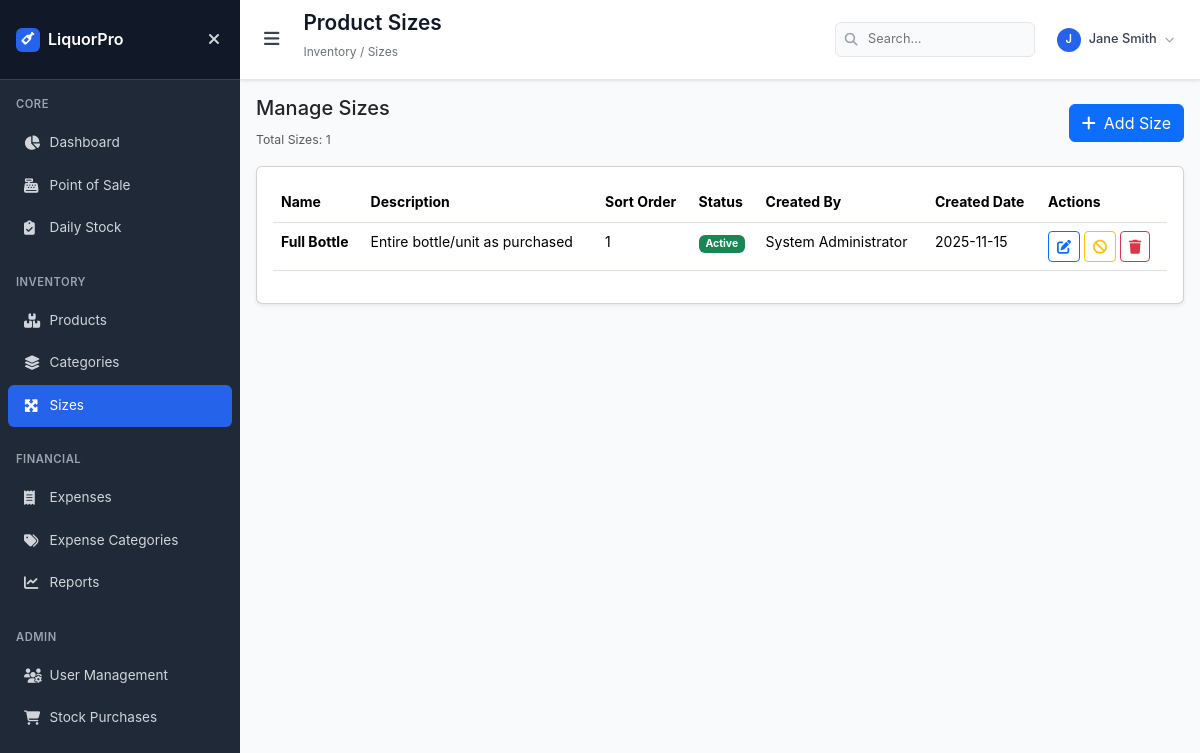
/sizes (signed in), run on an earlier commit of the app's database.
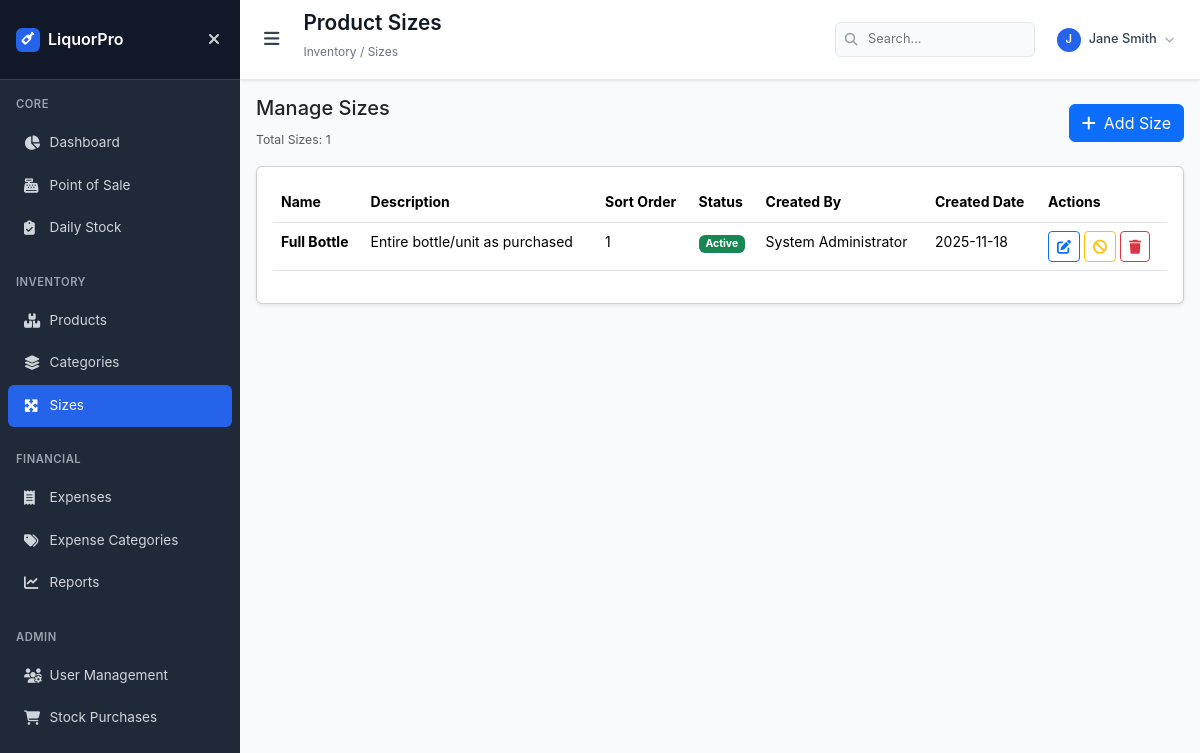
And on a later commit of the database.
### models.py (models this page shows, shortened)
class Size(db.Model):
    id = db.Column(db.Integer, primary_key=True)
    name = db.Column(db.String(20), unique=True, nullable=False, index=True)
    description = db.Column(db.String(100), nullable=True)
    sort_order = db.Column(db.Integer, default=0, index=True)
    is_active = db.Column(db.Boolean, default=True, index=True)
    created_at = db.Column(db.DateTime, default=datetime.utcnow)
    created_by = db.Column(db.Integer, db.ForeignKey('user.id'), nullable=True)
    creator = db.relationship('User', backref=db.backref('created_sizes', lazy=True))

class User(db.Model):
    id = db.Column(db.Integer, primary_key=True)
    username = db.Column(db.String(80), unique=True, nullable=False, index=True)
    email = db.Column(db.String(120), unique=True, nullable=False, index=True)
    password_hash = db.Column(db.String(128), nullable=False)
    full_name = db.Column(db.String(100), nullable=False)
    role = db.Column(db.String(20), nullable=False, default='attendant', index=True)
    is_active = db.Column(db.Boolean, default=True, index=True)
    created_at = db.Column(db.DateTime, default=datetime.utcnow)
    last_login = db.Column(db.DateTime)

### app.py (the view)
@app.route('/sizes')
@admin_required
def sizes():
    sizes = Size.query.order_by(Size.sort_order, Size.name).all()
    return render_template('sizes/sizes.html', sizes=sizes)

### app.py (called while the page is built)
def get_current_user():
    if 'user_id' in session:
        return db.session.get(User, session['user_id'])
    return None

def admin_required(f):
    @wraps(f)
    def decorated_function(*args, **kwargs):
        if 'user_id' not in session:
            flash('Please log in to access this page.', 'warning')
            return redirect(url_for('login'))
        user = db.session.get(User, session['user_id'])
        if not user or user.role not in ['admin', 'manager']:
            flash('Access denied. Admin privileges required.', 'error')
            return redirect(url_for('dashboard'))
        return f(*args, **kwargs)
    return decorated_function

@app.context_processor
def inject_user():
    return dict(current_user=get_current_user())

### templates/sizes/sizes.html (shortened to what this page needs)
{% extends "base.html" %}
{% block page_title %}Product Sizes{% endblock %}
{% block breadcrumb %}Inventory / Sizes{% endblock %}
{% block content %}
<div class="row mb-3">
    <div class="col-12">
        <div class="d-flex justify-content-between align-items-center">
            <div>
                <h5>Manage Sizes</h5>
                <small class="text-muted">Total Sizes: {{ sizes|length }}</small>
            </div>
            <a href="{{ url_for('add_size') }}" class="btn btn-primary">
                <i class="fas fa-plus me-2"></i>Add Size
            </a>
        </div>
    </div>
</div>
<div class="card shadow-sm">
    <div class="card-body">
        <div class="table-responsive">
            <table class="table table-hover">
                <thead>
                    <tr>
                        <th>Name</th>
                        <th>Description</th>
                        <th>Sort Order</th>
                        <th>Status</th>
                        <th>Created By</th>
                        <th>Created Date</th>
                        <th>Actions</th>
                    </tr>
                </thead>
                <tbody>
                    {% for size in sizes %}
                    <tr>
                        <td><strong>{{ size.name }}</strong></td>
                        <td>{{ size.description if size.description else '-' }}</td>
                        <td>{{ size.sort_order }}</td>
                        <td>
                            {% if size.is_active %}
                            <span class="badge bg-success">Active</span>
                            {% else %}
                            <span class="badge bg-secondary">Inactive</span>
                            {% endif %}
                        </td>
                        <td>{{ size.creator.full_name if size.creator else 'System' }}</td>
                        <td>{{ size.created_at.strftime('%Y-%m-%d') if size.created_at else 'N/A' }}</td>
                        <td>
                            <a href="{{ url_for('edit_size', size_id=size.id) }}" class="btn btn-sm btn-outline-primary" title="Edit">
                                <i class="fas fa-edit"></i>
                            </a>
                            <form method="POST" action="{{ url_for('toggle_size_status', size_id=size.id) }}" style="display: inline;">
                                {% if size.is_active %}
                                <button type="submit" class="btn btn-sm btn-outline-warning" title="Deactivate" onclick="return confirm('Deactivate this size?')">
                                    <i class="fas fa-ban"></i>
                                </button>
                                {% else %}
                                <button type="submit" class="btn btn-sm btn-outline-success" title="Activate" onclick="return confirm('Activate this size?')">
                                    <i class="fas fa-check"></i>
                                </button>
                                {% endif %}
                            </form>
                            <form method="POST" action="{{ url_for('delete_size', size_id=size.id) }}" style="display: inline;">
                                <button type="submit" class="btn btn-sm btn-outline-danger" title="Delete" onclick="return confirm('Delete this size? This action cannot be undone!')">
                                    <i class="fas fa-trash"></i>
                                </button>
                            </form>
                        </td>
                    </tr>
                    {% endfor %}
                </tbody>
            </table>
        </div>
    </div>
</div>
{% endblock %}

What changed in the data, as far as the page shows it:
changed Size "Full Bottle": created_at "2025-11-15" → "2025-11-18"
